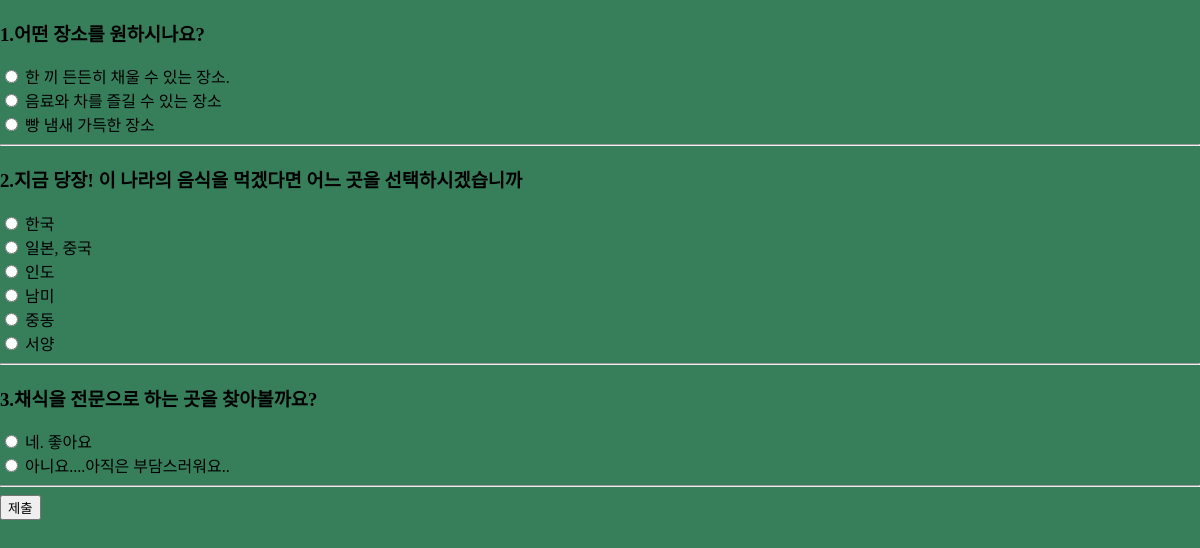
Screenshot of /form/ with the database file from the repository.
### greentable/models.py (models this page shows, shortened)
class Question(models.Model):
    number = models.IntegerField(unique=True)
    content = models.CharField(max_length=100)

class Choice(models.Model):
    content = models.CharField(max_length=100)
    question = models.ForeignKey(to='greentable.Question', on_delete=models.CASCADE)
    type = models.IntegerField(null = True)

### greentable/views.py (the view)
# urls.py: path('form/', views.form),
def form(request):
    questions = Question.objects.all()
    context = {
        'questions' : questions,
    }
    return  render(request,'form.html',context=context)

### greentable/templates/form.html (shortened to what this page needs)
<!doctype html>
{% load static %}
<html lang="en">
<head>
    <link rel="stylesheet" href="{% static 'css/default.css' %}" type="text/css">
    <link rel="stylesheet" href="{% static 'css/main.css' %}" type="text/css">
</head>
<body>
    <form action="/result/" method="post">
        {% for question in questions %}
            <h3>{{question.number}}.{{question.content}}</h3>
            {% for choice in question.choice_set.all %}
            <div>
                <input type="radio" name="question-{{question.number}}" id="choice-{{choice.pk}}" value="{{choice.type}}">
                <label for="choice-{{choice.pk}}">{{choice.content}}</label>
            </div>
            {% endfor %}
        <hr>
        {% endfor %}
        <input type="submit" value="제출">
    </form>
</body>
</html>

### greentable/static/css/default.css (style rules this page uses)
html { width: 100%; height: 100%; }
body { width: 100%; height : 100%; margin: 0; background-color: #106B56; }

### greentable/static/css/main.css (style rules this page uses)
body { background-color: #377E5B; }

### rows the page displays
Question: number "1", content "어떤 장소를 원하시나요?"
Choice: content "한 끼 든든히 채울 수 있는 장소."
Choice: content "음료와 차를 즐길 수 있는 장소"
Choice: content "빵 냄새 가득한 장소"
Question: number "2", content "지금 당장! 이 나라의 음식을 먹겠다면 어느 곳을 선택하시겠습니까"
Choice: content "한국"
Choice: content "일본, 중국"
Choice: content "인도"
Choice: content "남미"
Choice: content "중동"
Choice: content "서양"
Question: number "3", content "채식을 전문으로 하는 곳을 찾아볼까요?"
Choice: content "네. 좋아요"
Choice: content "아니요....아직은 부담스러워요.."
